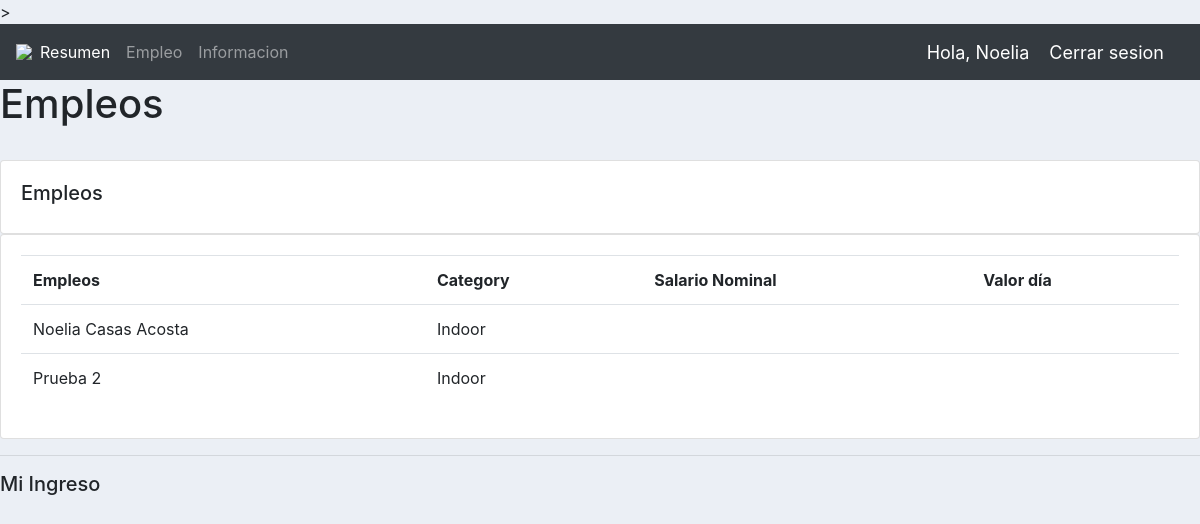
Before: /empleo/ (signed in) with the older database file.
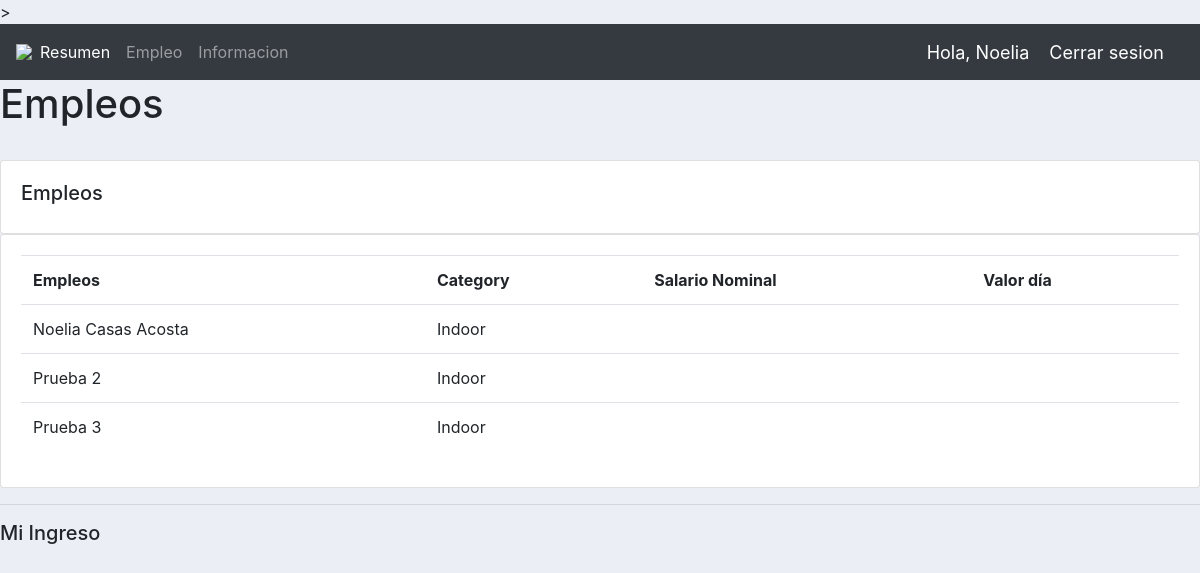
After: the same page with the newer database file.
### accounts/models.py (models this page shows, shortened)
class Empleo(models.Model): #Products
    CATEGORY = (
        ('Indoor', 'Indoor'),
        ('Out Door', 'Out Door'),
    )
    name = models.CharField(max_length=200, null=True)
    category = models.CharField(max_length=200, null=True,choices=CATEGORY)
    description = models.CharField(max_length=200, null=True, blank=True)
    date_created = models.DateTimeField(auto_now_add=True, null=True)
    Tag = models.ManyToManyField(Tag)

### accounts/views.py (the view)
# urls.py: path('empleo/', views.empleo, name="empleo"),    #products
@login_required(login_url ='login')
def empleo(request):
    empleos = Empleo.objects.all()
    return render(request,'accounts/empleo.html', {'empleos': empleos})

### accounts/Templates/accounts/empleo.html
{%  extends 'accounts/main.html' %}
{%  block content %}
    <h1>Empleos</h1>
            <br>
<div class="row">
    <div class="col-md">
        <div class="card card-body">
            <h5>Empleos</h5>
        </div>
        <div class="card card-body">
            <table class="table">
                <tr>
                    <th>Empleos</th>
                    <th>Category</th>
                    <th>Salario Nominal</th>
                    <th>Valor día</th>
                </tr>
                {% for i in empleos %}
                    <tr>
                        <td>{{i.name }}</td>
                        <td>{{i.category }}</td>
                        <td>{{i.salario }}</td>
                        <td>{{i.salario }}</td>
                    </tr>
                {% endfor %}
            </table>
        </div>
    </div>
</div>
{%  endblock content %}

Changed rows visible on the page:
added Empleo: name "Prueba 3", category "Indoor"
